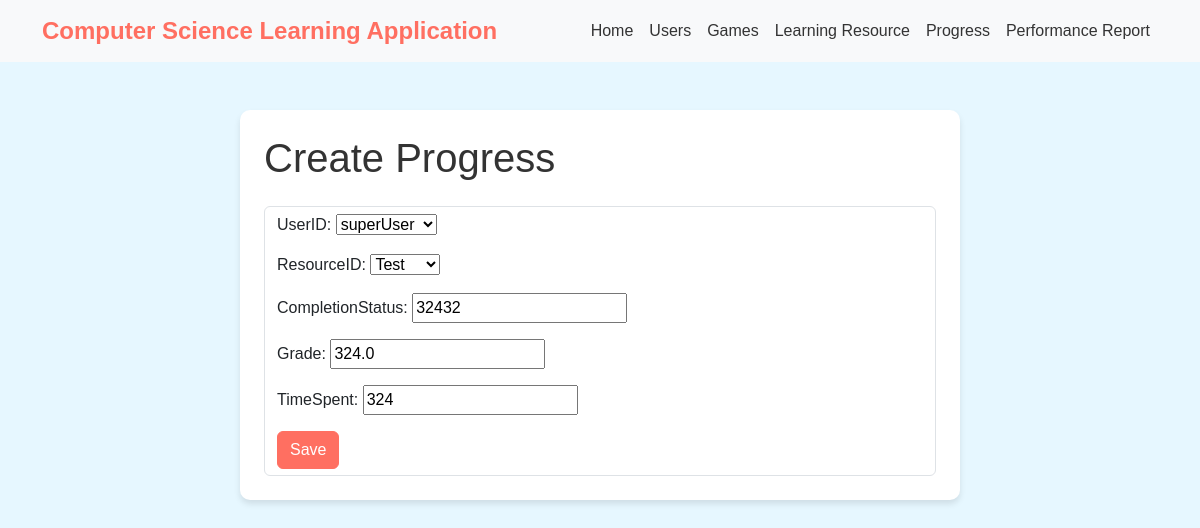
Screenshot of /progress/1/update/ with the database file from the repository.
### computer_science_learning_app/models.py (models this page shows, shortened)
class Usersys(AbstractBaseUser):
    UserID = models.AutoField(primary_key=True)
    Username = models.CharField(max_length=100, unique=True)
    Email = models.EmailField(unique=True)
    Role_choices = [
        ("student", "Student"),
        ("parent", "Parent"),
        ("teacher", "Teacher"),
    ]
    Role = models.CharField(max_length=20, choices=Role_choices, default='student')
    objects = UsersysManager()
    USERNAME_FIELD = 'Username'
    REQUIRED_FIELDS = ['username']
    def __str__(self):
        return self.Username

class LearningResource(models.Model):
    ResourceID = models.AutoField(primary_key=True)
    Title = models.CharField(max_length=100)
    Type_choices = [("lesson", "Lesson"), ("tutorial", "Tutorial"), ("movie", "Movie")]
    Type = models.CharField(max_length=20, choices=Type_choices)
    Description = models.TextField()
    Content = models.CharField(max_length=200)
    Age_Appropriateness = models.CharField(max_length=50)
    def __str__(self):
        return self.Title

class Progress(models.Model):
    ProgressID = models.AutoField(primary_key=True)
    UserID = models.ForeignKey(Usersys, on_delete=models.CASCADE)
    ResourceID = models.ForeignKey(LearningResource, on_delete=models.CASCADE)
    CompletionStatus = models.CharField(max_length=20)
    Grade = models.FloatField()
    TimeSpent = models.IntegerField()

### computer_science_learning_app/views.py (the view, shortened to what this page needs)
# urls.py: path('progress/<int:pk>/update/', ProgressUpdateView.as_view(), name='progress_update'),
class ProgressUpdateView(UpdateView):
    model = Progress
    form_class = ProgressForm
    template_name = "progress_form.html"

### computer_science_learning_app/forms.py
class ProgressForm(forms.ModelForm):
    class Meta:
        model = Progress
        fields = ["UserID", "ResourceID", "CompletionStatus", "Grade", "TimeSpent"]

### computer_science_learning_app/templates/progress_form.html (shortened to what this page needs)
{% extends "base_template.html" %}
{% block content %}
<div class="container mt-5">
    <div class="row justify-content-center">
        <div class="col-md-8">
            <div class="card p-4">
                <h1 class="mb-4">Create Progress</h1>
                <form method="post" class="form-control ">
                    {{ form.as_p }}
                    <button type="submit" class="btn btn-primary">Save</button>
                </form>
            </div>
            {% endblock %}

### computer_science_learning_app/templates/base_template.html (style rules this page uses)
body { background-color: #e6f7ff; color: #333; font-family: Arial, sans-serif; }
.card { transition: all 0.3s ease-in-out; background-color: #fff; border: none; border-radius: 10px; box-shadow: 0 4px 6px rgba(0, 0, 0, 0.1); }
.btn-primary { background-color: #ff6f61; border-color: #ff6f61; }
body, .navbar, .nav-link, .card { color: #333; }
.nav-link, button { padding: 0.5rem 1rem; }

### rows the page displays
Usersys: UserID "superUser"
LearningResource: ResourceID "Test"
Progress: CompletionStatus "32432", Grade "324.0", TimeSpent "324"
